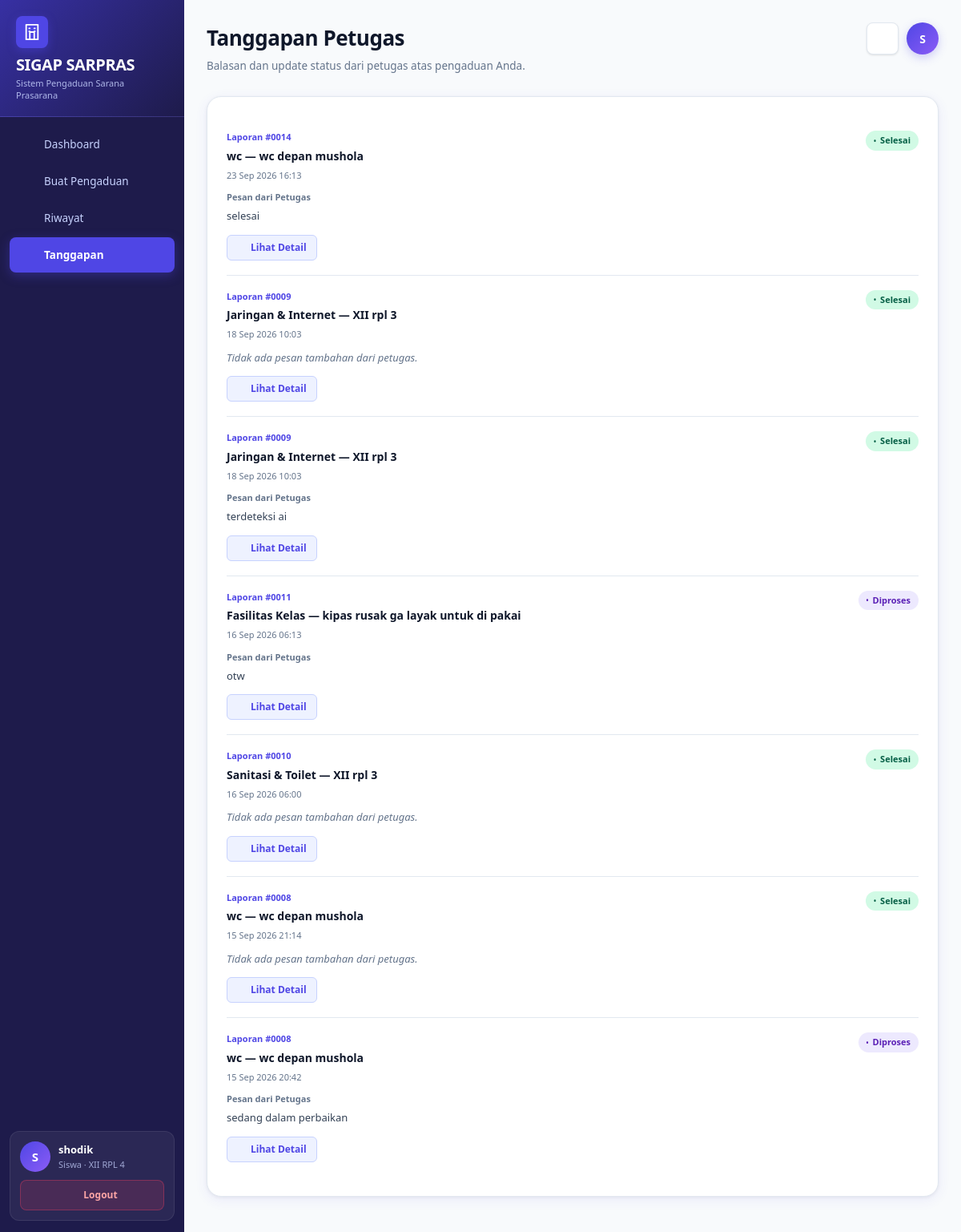
The app's page /views/siswa_tanggapan.php (signed in) with its own data.
### tables this page shows
CREATE TABLE `siswa` (
  `nis` int(11) NOT NULL,
  `nama` varchar(100) NOT NULL,
  `kelas` varchar(50) NOT NULL,
  `username` varchar(50) NOT NULL,
  `password` varchar(255) NOT NULL,
  `aktif` tinyint(1) NOT NULL DEFAULT 1
);

CREATE TABLE `penanganan` (
  `id_penanganan` int(11) NOT NULL,
  `id_pengaduan` int(11) NOT NULL,
  `username` varchar(50) NOT NULL,
  `status` varchar(30) NOT NULL,
  `feedback` varchar(255) DEFAULT '',
  `catatan` varchar(255) DEFAULT '',
  `created_at` datetime NOT NULL DEFAULT current_timestamp()
);

CREATE TABLE `pengaduan` (
  `id_pengaduan` int(11) NOT NULL,
  `nis` int(11) NOT NULL,
  `id_kategori` int(11) NOT NULL,
  `lokasi` varchar(150) NOT NULL,
  `keterangan` text NOT NULL,
  `foto` varchar(255) DEFAULT NULL,
  `status` enum('Menunggu','Diverifikasi','Diproses','Selesai','Ditolak') NOT NULL DEFAULT 'Menunggu',
  `created_at` datetime NOT NULL DEFAULT current_timestamp()
);

CREATE TABLE `kategori` (
  `id_kategori` int(11) NOT NULL,
  `nama_kategori` varchar(100) NOT NULL,
  `deskripsi` varchar(255) DEFAULT '',
  `aktif` tinyint(1) NOT NULL DEFAULT 1
);

### views/siswa_tanggapan.php (the view, shortened to what this page needs)
<?php
include '../config/koneksi.php';
include '../config/icons.php';
include '../config/layout.php';
$q    = mysqli_query($conn, "SELECT nis, nama FROM siswa WHERE username='" . mysqli_real_escape_string($conn, $_SESSION['username']) . "'");
$akun = mysqli_fetch_assoc($q);
$nis  = (int)$akun['nis'];
$sql = "SELECT pn.status, pn.feedback, pn.created_at, p.id_pengaduan, k.nama_kategori, p.lokasi
        FROM penanganan pn
        JOIN pengaduan p ON p.id_pengaduan = pn.id_pengaduan
        JOIN kategori k  ON k.id_kategori  = p.id_kategori
        WHERE p.nis = $nis
        ORDER BY pn.created_at DESC";
$rs = mysqli_query($conn, $sql);
?>
<!doctype html>
<html lang="id">
<head>
    <link rel="stylesheet" href="../assets/style.css?v=5">
</head>
<body>
<div class="app">
    <?= sidebar('tanggapan') ?>
    <main class="main">
        <div class="top">
            <div>
                <h2>Tanggapan Petugas</h2>
                <p>Balasan dan update status dari petugas atas pengaduan Anda.</p>
            </div>
            <div class="top-actions">
                <div class="bell"><?= icon('bell', '17') ?></div>
                <div class="avatar"><?= strtoupper(substr($akun['nama'], 0, 1)) ?></div>
            </div>
        </div>
        <div class="panel mt-28">
            <?php $ada = false; while ($r = mysqli_fetch_assoc($rs)): $ada = true; ?>
            <div class="feedback-item">
                <div class="feedback-head">
                    <div>
                        <div style="font-size:11px;color:var(--primary);font-weight:600;margin-bottom:4px;">
                            Laporan #<?= str_pad($r['id_pengaduan'], 4, '0', STR_PAD_LEFT) ?>
                        </div>
                        <strong><?= htmlspecialchars($r['nama_kategori']) ?> — <?= htmlspecialchars($r['lokasi']) ?></strong>
                    </div>
                    <span class="status <?= $r['status']==='Selesai' ? 'selesai' : ($r['status']==='Diproses' ? 'proses' : ($r['status']==='Ditolak' ? 'ditolak' : '')) ?>">
                        <?= htmlspecialchars($r['status']) ?>
                    </span>
                </div>
                <div class="feedback-date"><?= date('d M Y H:i', strtotime($r['created_at'])) ?></div>
                <?php if ($r['feedback']): ?>
                <div class="feedback-text">
                    <div style="font-size:11px;font-weight:600;color:var(--muted);margin-bottom:4px;">Pesan dari Petugas</div>
                    <?= nl2br(htmlspecialchars($r['feedback'])) ?>
                </div>
                <?php else: ?>
                <div class="feedback-text" style="color:var(--muted);font-style:italic;">Tidak ada pesan tambahan dari petugas.</div>
                <?php endif; ?>
                <div class="feedback-action">
                    <a class="action-btn" href="detail_pengaduan.php?id=<?= $r['id_pengaduan'] ?>">
                        <span style="display:flex;align-items:center;gap:4px;"><?= icon('eye', '13') ?> Lihat Detail</span>
                    </a>
                </div>
            </div>
            <?php endwhile; ?>
        </div>
    </main>
</div>
</body>
</html>

### config/icons.php (shortened to what this page needs)
<?php
function icon(string $name, string $size = '18', string $class = ''): string {
    $cls = $class ? " class=\"{$class}\"" : '';
    $path = $icons[$name] ?? $icons['info'];
    return "<svg xmlns=\"http://www.w3.org/2000/svg\" width=\"{$size}\" height=\"{$size}\" viewBox=\"0 0 24 24\" fill=\"none\" stroke=\"currentColor\" stroke-width=\"2\" stroke-linecap=\"round\" stroke-linejoin=\"round\"{$cls}>{$path}</svg>";
}
?>

### assets/style.css (style rules this page uses)
:root { --primary: #4f46e5; --primary-dark: #3730a3; --primary-light: #818cf8; --primary-bg: #eef2ff; --green: #10b981; --green-dark: #059669; --green-soft: #d1fae5; --amber: #f59e0b; --amber-dark: #d97706; --amber-soft: #fef3c7; --danger: #f43f5e; --danger-dark: #e11d48; --danger-soft: #ffe4e6; --purple: #8b5cf6; --purple-dark: #7c3aed; --purple-soft: #ede9fe; --cyan: #06b6d4; --cyan-soft: #cffafe; --bg: #f8fafc; --bg-2: #f1f5f9; --white: #ffffff; --text: #0f172a; --text-2: #334155; --muted: #64748b; --muted-light: #94a3b8; --line: #e2e8f0; --line-dark: #cbd5e1; --sidebar-bg: #1e1b4b; --sidebar-2: #2d2a5e; --sidebar-text: #c7d2fe; --sidebar-muted: #818cf8; --shadow-sm: 0 1px 3px rgba(0,0,0,.08), 0 1px 2px rgba(0,0,0,.04); --shadow: 0 4px 16px rgba(79,70,229,.08), 0 1px 4px rgba(0,0,0,.06); --shadow-md: 0 8px 28px rgba(79,70,229,.10), 0 2px 8px rgba(0,0,0,.06); --shadow-lg: 0 20px 60px rgba(79,70,229,.12), 0 4px 16px rgba(0,0,0,.08); --r-sm: 8px; --r: 12px; --r-lg: 18px; --r-xl: 24px; }
*, *::before, *::after { box-sizing: border-box; }
html { scroll-behavior: smooth; }
html, body { margin: 0; min-height: 100%; font-family: 'Segoe UI', system-ui, -apple-system, Arial, sans-serif; color: var(--text); background: var(--bg); font-size: 14px; line-height: 1.5; }
body { -webkit-font-smoothing: antialiased; }
a { text-decoration: none; color: inherit; }
.app { min-height: 100vh; display: flex; }
.main { flex: 1; min-width: 0; padding: 32px 40px 52px; }
.top { display: flex; justify-content: space-between; align-items: flex-start; gap: 20px; margin-bottom: 28px; }
.top-actions { display: flex; align-items: center; gap: 10px; flex-shrink: 0; }
.top > div:first-child h2 { margin: 0; font-size: 26px; font-weight: 800; letter-spacing: -.5px; color: var(--text); }
.top > div:first-child p { margin: 5px 0 0; color: var(--muted); font-size: 13.5px; }
.bell { width: 40px; height: 40px; background: var(--white); border: 1px solid var(--line); border-radius: var(--r-sm); display: flex; align-items: center; justify-content: center; font-size: 17px; box-shadow: var(--shadow-sm); cursor: pointer; }
.avatar { width: 40px; height: 40px; background: linear-gradient(135deg, var(--primary), var(--purple)); color: #fff; border-radius: 50%; display: flex; align-items: center; justify-content: center; font-weight: 700; font-size: 14px; box-shadow: 0 4px 12px rgba(79,70,229,.25); }
.panel { background: var(--white); border: 1px solid var(--line); border-radius: var(--r-lg); padding: 24px; box-shadow: var(--shadow); }
.action-btn { display: inline-flex; align-items: center; gap: 4px; padding: 6px 12px; border-radius: 6px; font-size: 12px; font-weight: 600; background: var(--primary-bg); color: var(--primary); border: 1px solid #c7d2fe; transition: all .15s ease; white-space: nowrap; }
.status { display: inline-flex; align-items: center; gap: 5px; padding: 4px 10px; border-radius: 999px; font-size: 11px; font-weight: 600; background: var(--amber-soft); color: #92400e; white-space: nowrap; }
.status::before { content: "•"; font-size: 8px; }
.status.proses { background: var(--purple-soft); color: #5b21b6; }
.status.selesai { background: var(--green-soft); color: #065f46; }
.feedback-item { padding: 18px 0; border-bottom: 1px solid var(--line); }
.feedback-item:last-child { border-bottom: 0; }
.feedback-head { display: flex; justify-content: space-between; align-items: flex-start; flex-wrap: wrap; gap: 10px; }
.feedback-head strong { font-size: 14px; color: var(--text); }
.feedback-date { color: var(--muted); font-size: 11px; margin-top: 6px; }
.feedback-text { font-size: 13px; margin-top: 10px; color: var(--text-2); line-height: 1.65; }
.feedback-action { margin-top: 12px; }
.mt-28 { margin-top: 28px; }
@media (max-width: 1200px) { .main { padding: 28px 28px 44px; } }
html, body { width: 100%; max-width: 100%; overflow-x: hidden; }
.app { width: 100%; max-width: 100%; min-width: 0; }
.main { min-width: 0; }
@media (min-width: 769px) { .app { display: block; } }
@media (min-width: 769px) { .main { margin-left: 260px; } }
@media (min-width: 769px) and (max-width: 1200px) { .main { margin-left: 230px; } }

### records on screen
siswa: nama "S"
penanganan: id_pengaduan.id_pengaduan "0014", kategori.nama_kategori "wc", id_pengaduan.lokasi "wc depan mushola", status "Selesai", created_at "23 Sep 2026 16:13", feedback "selesai", $size 13 (drawn)
penanganan: id_pengaduan.id_pengaduan "0009", kategori.nama_kategori "Jaringan & Internet", id_pengaduan.lokasi "XII rpl 3", status "Selesai", created_at "18 Sep 2026 10:03", feedback "Tidak ada pesan tambahan dari petugas."
penanganan: id_pengaduan.id_pengaduan "0009", kategori.nama_kategori "Jaringan & Internet", id_pengaduan.lokasi "XII rpl 3", status "Selesai", created_at "18 Sep 2026 10:03", feedback "terdeteksi ai", $size 13 (drawn)
penanganan: id_pengaduan.id_pengaduan "0011", kategori.nama_kategori "Fasilitas Kelas", id_pengaduan.lokasi "kipas rusak ga layak untuk di pakai", status "Diproses", created_at "16 Sep 2026 06:13", feedback "otw", $size 13 (drawn)
penanganan: id_pengaduan.id_pengaduan "0010", kategori.nama_kategori "Sanitasi & Toilet", id_pengaduan.lokasi "XII rpl 3", status "Selesai", created_at "16 Sep 2026 06:00", feedback "Tidak ada pesan tambahan dari petugas."
penanganan: id_pengaduan.id_pengaduan "0008", kategori.nama_kategori "wc", id_pengaduan.lokasi "wc depan mushola", status "Selesai", created_at "15 Sep 2026 21:14", feedback "Tidak ada pesan tambahan dari petugas."
penanganan: id_pengaduan.id_pengaduan "0008", kategori.nama_kategori "wc", id_pengaduan.lokasi "wc depan mushola", status "Diproses", created_at "15 Sep 2026 20:42", feedback "sedang dalam perbaikan", $size 13 (drawn)

### other values on screen
$item['label'] "Dashboard"
$item['label'] "Buat Pengaduan"
$item['label'] "Riwayat"
$item['label'] "Tanggapan"
$initial "S"
$nama "shodik"
$sub "Siswa · XII RPL 4"
